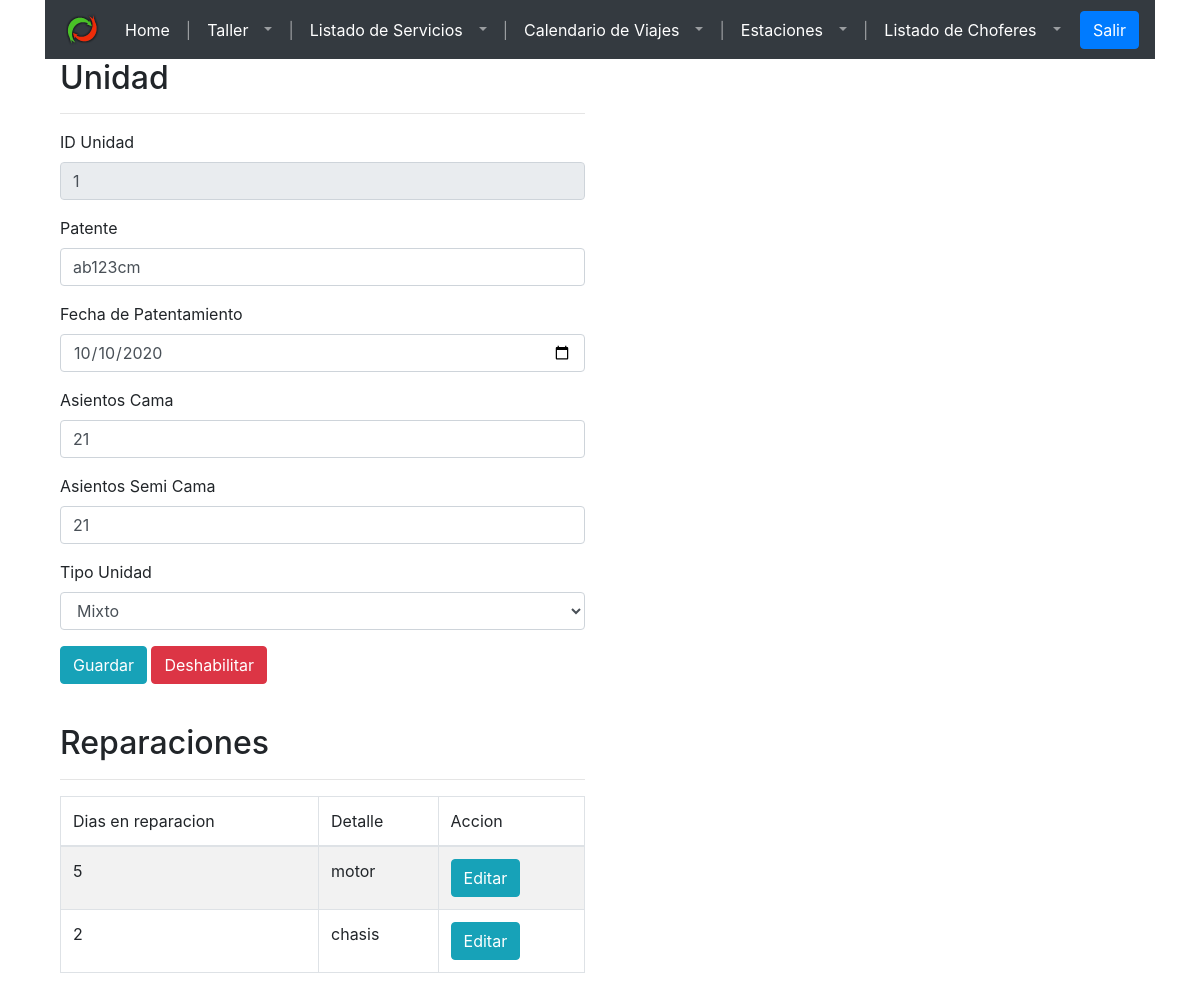
The page /frontend/pages/unidad.php?edit=1 on the database its author committed.
### tables this page shows
CREATE TABLE `unidad` (
  `unidad_id` int(11) NOT NULL,
  `patente` varchar(20) DEFAULT NULL,
  `fecha_de_patentamiento` date DEFAULT NULL,
  `cantidad_de_asientos_cama` int(11) DEFAULT NULL,
  `cantidad_de_asientos_semicama` int(11) DEFAULT NULL,
  `tipo_unidad_id` int(11) NOT NULL,
  `habilitada` tinyint(1) NOT NULL DEFAULT 1
);

CREATE TABLE `reparacion` (
  `reparacion_id` int(11) NOT NULL,
  `unidad_id` int(11) NOT NULL,
  `tiempo_reparacion_dias` int(11) DEFAULT NULL,
  `detalle` varchar(255) DEFAULT NULL
);

### frontend/pages/config/connection.php (called while the page is built, shortened)
<?php
function openConnection($username, $password){
 	$servername = "localhost";
	$conn = new mysqli($servername, $username, $password,"empresa_de_transporte");
	return $conn;
 }
 function executeQuery($sqlQuery){
 	$conn = openConnection("test", "test");
	$result = $conn->query($sqlQuery);
	return $result;
 }
?>

### frontend/pages/unidad.php (the view, shortened to what this page needs)
<?php
include("config/config-unidad.php");
if(isset($_GET['edit'])){
  $unidad = getUnidad($_GET['edit']);
}
?>
<!DOCTYPE html>
<html lang="en">
<head>
  <link rel="stylesheet" href="https://maxcdn.bootstrapcdn.com/bootstrap/4.5.2/css/bootstrap.min.css">
</head>
<body>
  <div class="container" id="containerr">
    <nav class="navbar navbar-expand-sm bg-dark navbar-dark">
    <a class="navbar-brand">
      <img src="imgs/logo_thumb.png">
      </a>
      <div class="navbar-nav mr-auto">
        <a class="nav-item nav-link active" href="home.php">Home</a>
        <span class="nav-item nav-link">|</span>
        <a class="nav-item dropdown active">
          <div class="btn-group btn-group-md">
            <a class="nav-item nav-link active" href="taller.php">Taller</a>
            <a class="nav-link dropdown-toggle" href="#" id="navbarDropdownTaller" data-toggle="dropdown"></a>
          </div>
        </a>
        <span class="nav-item nav-link">|</span>
        <a class="nav-item dropdown active">
          <div class="btn-group btn-group-md">
            <a class="nav-item nav-link active" href="listado-servicios.php">Listado de Servicios</a>
            <a class="nav-link dropdown-toggle" href="#" id="navbarDropdownTaller" data-toggle="dropdown"></a>
          </div>
        </a>
        <span class="nav-item nav-link">|</span>
        <a class="nav-item dropdown active">
          <div class="btn-group btn-group-md">
            <a class="nav-item nav-link active" href="calendario-viajes.php">Calendario de Viajes</a>
            <a class="nav-link dropdown-toggle" href="#" id="navbarDropdownTaller" data-toggle="dropdown"></a>
          </div>
        </a>
        <span class="nav-item nav-link">|</span>
        <a class="nav-item dropdown active">
          <div class="btn-group btn-group-md">
            <a class="nav-item nav-link active" href="estacion.php">Estaciones</a>
            <a class="nav-link dropdown-toggle" href="#" id="navbarDropdownTaller" data-toggle="dropdown"></a>
          </div>
        </a>
        <span class="nav-item nav-link">|</span>
        <a class="nav-item dropdown active">
                    <div class="btn-group btn-group-md">
                        <a class="nav-item nav-link active" href="listado-choferes.php">Listado de Choferes</a>
                        <a class="nav-link dropdown-toggle" href="#" id="navbarDropdownTaller"
                            data-toggle="dropdown"></a>
                    </div>
                </a>
      </div>
      <div>
        <a href="login.php" class="btn btn-primary">Salir</a>
      </div>
    </nav>
    <div class="container" id="main-container">
      <div class="row" id="unidad-container">
        <div class="col-md-6">
          <h2>Unidad</h2>
          <hr>
          <form>
            <div class="form-group" id="form-unidad-id">
              <label for="input-id-unidad">ID Unidad</label>
              <input class="form-control" type="text" id="input-id-unidad" placeholder="e.g.:1234" value="<?php echo (isset($_GET['edit']))?$unidad->get_idUnidad():'';?>" disabled />
            </div>
            <div class="form-group">
              <label for="input-patente">Patente</label>
              <input class="form-control" type="text" id="input-patente" placeholder="ABC-123-DF" value="<?php echo (isset($_GET['edit']))?$unidad->get_patente():'';?>" />
            </div>
            <div class="form-group">
              <label for="input-fecha-patentamiento">Fecha de Patentamiento</label>
              <input class="form-control" type="date" id="input-fecha-patentamiento" value="<?php echo (isset($_GET['edit']))?$unidad->get_fechaPatentamiento():'';?>" />
            </div>
            <div class="form-group">
              <label for="input-asientos-cama">Asientos Cama</label>
              <input class="form-control" type="number" id="input-asientos-cama" placeholder="0" value="<?php echo (isset($_GET['edit']))?$unidad->get_asientosCama():'';?>" />
            </div>
            <div class="form-group">
              <label for="input-asientos-semi">Asientos Semi Cama</label>
              <input class="form-control" type="number" id="input-asientos-semi" placeholder="0" value="<?php echo (isset($_GET['edit']))?$unidad->get_asientosSemi():'';?>" />
            </div>
            <div class="form-group">
              <label for="select-tipo-unidad">Tipo Unidad</label>
              <select class="form-control" id="select-tipo-unidad">
                <option value="3" <?php if(isset($_GET['edit']) && $unidad->get_tipoUnidad() == 3){ echo 'selected';} ?>>Mixto</option>
              </select>
            </div>
            <div class="form-group">
              <input type="button" class="btn btn-info boton-save-unidad" value="Guardar">
              <input type="button" class="btn boton-disable-unidad
                                          <?php
                                                 if(isset($_GET['edit'])){
                                                  if($unidad->get_habilitada() == 1) echo 'btn-danger';
                                                  else echo 'btn-success';
                                                }
                                                else echo '';
                                              ?>"
                                   id="<?php
                                            if(isset($_GET['edit'])){
                                              if($unidad->get_habilitada() == 1) echo 0;
                                              else echo 1;
                                              }
                                            else echo '';
                                          ?>"
                                   value="<?php
                                            if(isset($_GET['edit'])){
                                              if($unidad->get_habilitada() == 1) echo 'Deshabilitar';
                                              else echo 'Habilitar';
                                              }
                                            else echo '';
                                          ?>">
            </div>
          </form>
        </div>
      </div>
      <br>
      <div class="row" id="reparacion-container">
        <div class="col-md-6">
          <h2>Reparaciones</h2>
          <hr>
          <table class="table table-striped table-bordered">
            <thead>
                <tr>
                    <td>Dias en reparacion</td>
                    <td>Detalle</td>
                    <td>Accion</td>
                </tr>
            </thead>
            <tbody>
            <?php
                    if(isset($_GET['edit'])){
                      getReparaciones($_GET['edit']);
                    }
              ?>
            </tbody>
            </table>
        </div>
      </div>
    </div>
  </div>
</body>

### frontend/pages/config/config-unidad.php (shortened to what this page needs)
<?php
include("connection.php");
  class Unidad{
    public $idUnidad;
    public $patente;
    public $fechaPatentamiento;
    public $asientosCama;
    public $asientosSemi;
    public $tipoUnidad;
    public $habilitada;
    function __construct($idUnidad, $patente, $fechaPatentamiento, $asientosCama, $asientosSemi, $tipoUnidad, $habilitada) {
        $this->idUnidad = $idUnidad;
        $this->patente = $patente;
        $this->fechaPatentamiento = $fechaPatentamiento;
        $this->asientosCama = $asientosCama;
        $this->asientosSemi = $asientosSemi;
        $this->tipoUnidad = $tipoUnidad;
        $this->habilitada = $habilitada;
    }
    function get_idUnidad() {
    return $this->idUnidad;
    }
    function get_patente() {
    return $this->patente;
    }
    function get_fechaPatentamiento() {
    return $this->fechaPatentamiento;
    }
    function get_asientosCama() {
    return $this->asientosCama;
    }
    function get_asientosSemi() {
    return $this->asientosSemi;
    }
    function get_tipoUnidad() {
    return $this->tipoUnidad;
    }
    function get_habilitada() {
    return $this->habilitada;
    }
  }
    function getUnidad($idUnidad) {
            $sql = "SELECT u.`unidad_id`,
                            u.`patente`,
                            u.`fecha_de_patentamiento`,
                            u.`cantidad_de_asientos_cama`,
                            u.`cantidad_de_asientos_semicama`,
                            u.`tipo_unidad_id`,
                            u.`habilitada`
                    FROM `unidad` u
                    WHERE u.`unidad_id` = ".$idUnidad;
      $result = executeQuery($sql);
        if ($result->num_rows > 0) {
      while($row = $result->fetch_assoc()) {
        $unidad = new Unidad($row["unidad_id"], $row["patente"],  $row["fecha_de_patentamiento"],  $row["cantidad_de_asientos_cama"],  $row["cantidad_de_asientos_semicama"],  $row["tipo_unidad_id"], $row["habilitada"]);
        }
        return $unidad;
      } else {
        return null;
      }
    }
    function getReparaciones($idUnidad) {
            $sql = "SELECT r.`reparacion_id`, r.`tiempo_reparacion_dias`, r.`detalle`
            FROM `reparacion` r
            JOIN `unidad` u on u.`unidad_id` = r.`unidad_id`
            WHERE u.`unidad_id` = ".$idUnidad;
      $result = executeQuery($sql);
        if ($result->num_rows > 0) {
      while($row = $result->fetch_assoc()) {
        echo "<tr>";
        echo "<td>". $row["tiempo_reparacion_dias"]."</td>";
        echo "<td>". $row["detalle"]."</td>";
        echo "<td>
        <input type=\"button\" class=\"btn btn-info boton-edit-reparacion\" id=\"".$row["reparacion_id"]."\" value=\"Editar\">
        </td>";
        echo "</tr>";
      }
      } else {
      echo "<tr><td colspan=\"4\">Unidad sin reparaciones</td></tr>";
      }
    }
?>

### rows shown on the page
unidad: unidad_id "1", patente "ab123cm", fecha_de_patentamiento "10/10/2020", cantidad_de_asientos_cama "21", cantidad_de_asientos_semicama "21", tipo_unidad "Mixto", habilitada "Deshabilitar"
reparacion: tiempo_reparacion_dias "5", detalle "motor"
reparacion: tiempo_reparacion_dias "2", detalle "chasis"
